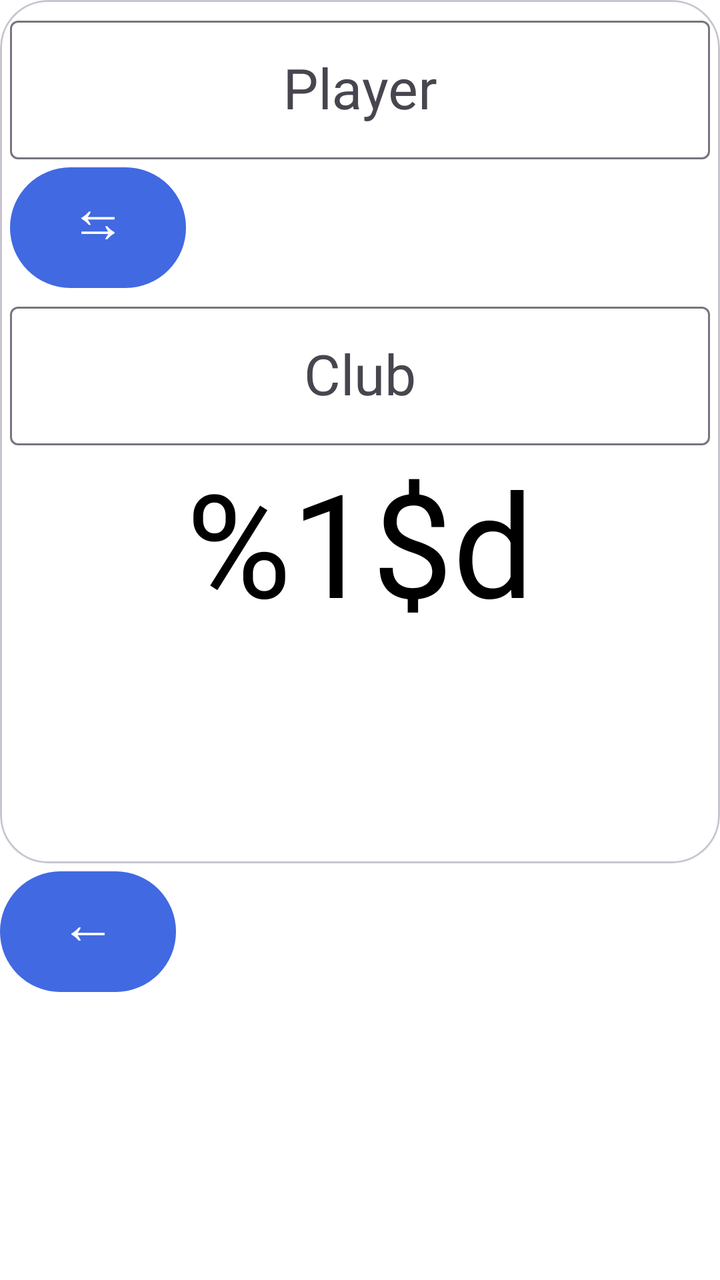
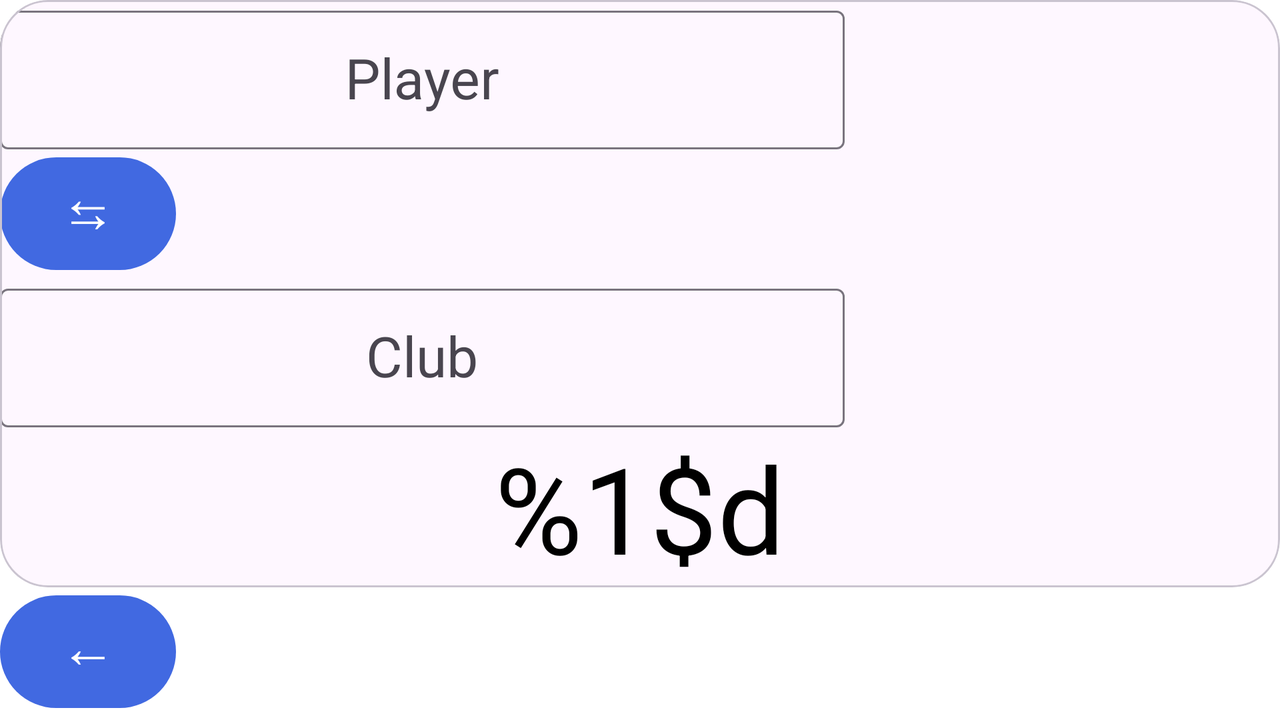

First picture: res/layout/ on a phone held upright. Second picture: the repository's own variant of that layout, on a device whose configuration matches the variant's folder. Source for both follows.
<!-- AndroidManifest.xml: application theme Theme.PocketTRacker -->
<!-- res/layout/fragment_player_left.xml -->
<?xml version="1.0" encoding="utf-8"?>
<RelativeLayout xmlns:android="http://schemas.android.com/apk/res/android"
    xmlns:app="http://schemas.android.com/apk/res-auto"
    xmlns:tools="http://schemas.android.com/tools"
    android:layout_width="match_parent"
    android:layout_height="match_parent"
    tools:context=".ui.PlayerFragment" >

    <com.google.android.material.card.MaterialCardView
        android:id="@+id/playerCard"
        android:layout_width="match_parent"
        android:layout_height="wrap_content"
        app:cardCornerRadius="@dimen/cardCornerRadius_large"
        android:backgroundTint="@color/playerCardBackgroundTint"
        android:layout_alignParentTop="true">

        <androidx.constraintlayout.widget.ConstraintLayout
            android:layout_width="match_parent"
            android:layout_height="match_parent"
            app:layout_constraintBottom_toBottomOf="parent"
            app:layout_constraintEnd_toEndOf="parent"
            app:layout_constraintStart_toStartOf="parent"
            app:layout_constraintTop_toTopOf="parent" >

            <RelativeLayout
                android:id="@+id/playerLayout"
                android:layout_width="0dp"
                android:layout_height="wrap_content"
                app:layout_constraintBottom_toTopOf="@+id/playerScore"
                app:layout_constraintEnd_toEndOf="parent"
                app:layout_constraintStart_toStartOf="parent"
                app:layout_constraintTop_toTopOf="parent"
                android:layout_marginStart="5dp"
                android:layout_marginTop="5dp"
                android:layout_marginEnd="5dp">

                <com.google.android.material.textfield.TextInputLayout
                    android:id="@+id/playerNameLayout"
                    android:layout_width="match_parent"
                    android:layout_height="wrap_content"
                    android:layout_alignParentTop="true"
                    android:hint="@string/player_name_hint">

                    <AutoCompleteTextView
                        android:id="@+id/playerName"
                        android:layout_width="match_parent"
                        android:layout_height="wrap_content"
                        android:gravity="center"
                        android:paddingTop="@dimen/autocompleteTextView_paddingTop"
                        android:paddingBottom="@dimen/autocompleteTextView_paddingBottom"
                        android:textSize="@dimen/playerFragment_inputTextSize" />

                </com.google.android.material.textfield.TextInputLayout>

                <com.google.android.material.button.MaterialButton
                    android:id="@+id/swapButton"
                    android:layout_width="wrap_content"
                    android:layout_height="wrap_content"
                    android:layout_below="@+id/playerNameLayout"
                    android:layout_alignParentStart="true"
                    android:paddingBottom="16dp"
                    android:text="@string/left_swap_string"
                    android:textSize="@dimen/textSize" />

                <com.google.android.material.textfield.TextInputLayout
                    android:id="@+id/playerClubLayout"
                    android:layout_width="match_parent"
                    android:layout_height="wrap_content"
                    android:layout_below="@+id/swapButton"
                    android:hint="@string/player_club_hint" >

                    <AutoCompleteTextView
                        android:id="@+id/playerClub"
                        android:layout_width="match_parent"
                        android:layout_height="wrap_content"
                        android:gravity="center"
                        android:paddingTop="@dimen/autocompleteTextView_paddingTop"
                        android:paddingBottom="@dimen/autocompleteTextView_paddingBottom"
                        android:textSize="@dimen/playerFragment_inputTextSize" />

                </com.google.android.material.textfield.TextInputLayout>

            </RelativeLayout>

            <com.google.android.material.textview.MaterialTextView
                android:id="@+id/playerScore"
                android:layout_width="0dp"
                android:layout_height="wrap_content"
                android:gravity="center"
                android:text="@string/player_score_format"
                android:textColor="@color/score_color"
                android:textSize="@dimen/score_textSize_playerfragment"
                app:layout_constraintBottom_toTopOf="@+id/playerStats_table"
                app:layout_constraintEnd_toEndOf="parent"
                app:layout_constraintStart_toStartOf="parent"
                app:layout_constraintTop_toBottomOf="@+id/playerLayout" />

            <TableLayout
                android:id="@+id/playerStats_table"
                android:layout_width="0dp"
                android:layout_height="wrap_content"
                android:layout_marginBottom="5dp"
                app:layout_constraintBottom_toBottomOf="parent"
                app:layout_constraintEnd_toEndOf="parent"
                app:layout_constraintStart_toStartOf="parent"
                app:layout_constraintTop_toBottomOf="@+id/playerScore">

                <com.google.android.material.textview.MaterialTextView
                    android:id="@+id/inningsPlayer_view"
                    android:layout_width="match_parent"
                    android:layout_height="wrap_content"
                    android:layout_weight="1"
                    android:gravity="center"
                    android:textSize="@dimen/textSize_playerfragment" />

                <com.google.android.material.textview.MaterialTextView
                    android:id="@+id/meanInningPlayer_view"
                    android:layout_width="match_parent"
                    android:layout_height="wrap_content"
                    android:layout_weight="1"
                    android:gravity="center"
                    android:textSize="@dimen/textSize_playerfragment" />


                <com.google.android.material.textview.MaterialTextView
                    android:id="@+id/maxRunPlayer_view"
                    android:layout_width="match_parent"
                    android:layout_height="wrap_content"
                    android:layout_weight="1"
                    android:gravity="center"
                    android:textSize="@dimen/textSize_playerfragment" />

                <com.google.android.material.textview.MaterialTextView
                    android:id="@+id/meanRunPlayer_view"
                    android:layout_width="match_parent"
                    android:layout_height="wrap_content"
                    android:layout_weight="1"
                    android:gravity="center"
                    android:textSize="@dimen/textSize_playerfragment" />

            </TableLayout>

        </androidx.constraintlayout.widget.ConstraintLayout>

    </com.google.android.material.card.MaterialCardView>

    <com.google.android.material.button.MaterialButton
        android:id="@+id/toOtherPlayerButton"
        android:layout_width="wrap_content"
        android:layout_height="wrap_content"
        android:layout_marginEnd="100dp"
        android:paddingBottom="16dp"
        android:text="@string/left_arrow_string"
        android:textSize="@dimen/textSize"
        android:layout_below="@id/playerCard"
        android:layout_alignParentStart="true"/>

</RelativeLayout>
<!-- resources referenced by this layout -->
<resources>
  <color name="playerCardBackgroundTint">@color/white</color>
  <color name="score_color">@color/text_color_selector</color>
  <dimen name="autocompleteTextView_paddingBottom">16dp</dimen>
  <dimen name="autocompleteTextView_paddingTop">16dp</dimen>
  <dimen name="cardCornerRadius_large">24dp</dimen>
  <dimen name="playerFragment_inputTextSize">28sp</dimen>
  <dimen name="score_textSize_playerfragment">72sp</dimen>
  <dimen name="textSize">28sp</dimen>
  <dimen name="textSize_playerfragment">20sp</dimen>
  <string name="left_arrow_string" translatable="false">\u2190</string>
  <string name="left_swap_string" translatable="false">\u21C6</string>
  <string name="player_club_hint">Club</string>
  <string name="player_name_hint">Player</string>
  <string name="player_score_format" translatable="false">@string/rawDigit_format</string>
  <color name="white">#FFFFFFFF</color>
  <color name="colorPrimary">@color/royalblue</color>
  <color name="colorVariantPrimary">@color/royalblue1</color>
  <color name="colorOnPrimary">@color/white</color>
  <color name="colorSecondary">@color/wooden</color>
  <color name="colorVariantSecondary">@color/chocolate</color>
  <color name="colorOnSecondary">@color/white</color>
  <color name="colorTertiary">@color/black</color>
  <color name="colorOnTertiary">@color/white</color>
  <color name="primaryContainer">@color/wooden</color>
  <color name="onPrimaryContainer">@color/white</color>
  <color name="secondaryContainer">@color/chocolate</color>
  <color name="onSecondaryContainer">@color/white</color>
  <color name="background">@color/white</color>
  <color name="onBackground">@color/black</color>
  <color name="statusBarColor">@color/wooden</color>
  <style name="Widget.BottomNavigation" parent="Widget.Material3.BottomNavigationView">
          <item name="android:background">@color/colorPrimary</item>
          <item name="itemIconTint">@color/colorOnPrimary</item>
          <item name="elevation">0dp</item>
          <item name="android:layout_gravity">start</item>
      </style>
  <style name="Widget.NavigationRailView" parent="Widget.Material3.NavigationRailView">
          <item name="android:background">@color/colorPrimary</item>
          <item name="itemIconTint">@color/colorOnPrimary</item>
          <item name="elevation">0dp</item>
          <item name="android:layout_gravity">start</item>
      </style>
  <style name="Widget.DropDown" parent="Widget.Material3.PopupMenu">
          <item name="android:popupBackground">@color/colorPrimary</item>
          <item name="android:dropDownVerticalOffset">0px</item>
      </style>
  <color name="royalblue">#4169e1</color>
  <color name="royalblue1">#4876ff</color>
  <color name="wooden">#a34e04</color>
  <color name="chocolate">#d2691e</color>
  <color name="black">#000000</color>
</resources>
<!-- res/layout-land/fragment_player_left.xml (the repository's variant of the layout above) -->
<!-- drawn on the phone turned sideways -->
<?xml version="1.0" encoding="utf-8"?>
<RelativeLayout xmlns:android="http://schemas.android.com/apk/res/android"
    xmlns:app="http://schemas.android.com/apk/res-auto"
    xmlns:tools="http://schemas.android.com/tools"
    android:layout_width="match_parent"
    android:layout_height="match_parent"
    tools:context=".PlayerFragment">

    <com.google.android.material.card.MaterialCardView
        android:id="@+id/playerCard"
        android:layout_width="match_parent"
        android:layout_height="wrap_content"
        app:cardCornerRadius="24dp"
        app:layout_constraintBottom_toTopOf="@+id/toOtherPlayerButton"
        app:layout_constraintEnd_toEndOf="parent"
        app:layout_constraintStart_toStartOf="parent"
        app:layout_constraintTop_toTopOf="parent">

        <androidx.constraintlayout.widget.ConstraintLayout
            android:layout_width="match_parent"
            android:layout_height="match_parent"
            app:layout_constraintBottom_toBottomOf="parent"
            app:layout_constraintEnd_toEndOf="parent"
            app:layout_constraintStart_toStartOf="parent"
            app:layout_constraintTop_toTopOf="parent">

            <RelativeLayout
                android:id="@+id/playerLayout"
                android:layout_width="0dp"
                android:layout_height="wrap_content"
                app:layout_constraintBottom_toTopOf="@+id/playerScore"
                app:layout_constraintEnd_toEndOf="@+id/guideline"
                app:layout_constraintStart_toStartOf="parent"
                app:layout_constraintTop_toTopOf="parent" >

                <com.google.android.material.textfield.TextInputLayout
                    android:id="@+id/playerNameLayout"
                    android:layout_width="match_parent"
                    android:layout_height="wrap_content"
                    android:hint="@string/player_name_hint"
                    android:layout_alignParentTop="true" >

                    <AutoCompleteTextView
                        android:id="@+id/playerName"
                        android:layout_width="match_parent"
                        android:layout_height="wrap_content"
                        android:gravity="center"
                        android:paddingTop="@dimen/autocompleteTextView_paddingTop"
                        android:paddingBottom="@dimen/autocompleteTextView_paddingBottom"
                        android:textSize="@dimen/playerFragment_inputTextSize" />

                </com.google.android.material.textfield.TextInputLayout>


                <com.google.android.material.button.MaterialButton
                    android:id="@+id/swapButton"
                    android:layout_width="wrap_content"
                    android:layout_height="wrap_content"
                    android:paddingBottom="12dp"
                    android:text="@string/left_swap_string"
                    android:textSize="@dimen/textSize"
                    android:layout_below="@+id/playerNameLayout"
                    android:layout_alignParentStart="true" />

                <com.google.android.material.textfield.TextInputLayout
                    android:id="@+id/playerClubLayout"
                    android:layout_width="match_parent"
                    android:layout_height="wrap_content"
                    android:hint="@string/player_club_hint"
                    android:layout_below="@id/swapButton" >

                    <AutoCompleteTextView
                        android:id="@+id/playerClub"
                        android:layout_width="match_parent"
                        android:layout_height="wrap_content"
                        android:gravity="center"
                        android:paddingTop="@dimen/autocompleteTextView_paddingTop"
                        android:paddingBottom="@dimen/autocompleteTextView_paddingBottom"
                        android:textSize="@dimen/playerFragment_inputTextSize" />

                </com.google.android.material.textfield.TextInputLayout>

            </RelativeLayout>

            <com.google.android.material.textview.MaterialTextView
                android:id="@+id/playerScore"
                android:layout_width="0dp"
                android:layout_height="wrap_content"
                android:gravity="center"
                android:text="@string/player_score_format"
                android:textColor="@color/score_color"
                android:textSize="60sp"
                app:layout_constraintBottom_toBottomOf="parent"
                app:layout_constraintEnd_toEndOf="parent"
                app:layout_constraintStart_toStartOf="parent"
                app:layout_constraintTop_toBottomOf="@+id/playerLayout" />

            <TableLayout
                android:id="@+id/playerStats_table"
                android:layout_width="0dp"
                android:layout_height="wrap_content"
                app:layout_constraintBottom_toTopOf="@+id/playerScore"
                app:layout_constraintEnd_toEndOf="parent"
                app:layout_constraintStart_toStartOf="@+id/guideline"
                app:layout_constraintTop_toTopOf="parent">

                <com.google.android.material.textview.MaterialTextView
                    android:id="@+id/inningsPlayer_view"
                    android:layout_width="match_parent"
                    android:layout_height="wrap_content"
                    android:layout_weight="1"
                    android:gravity="center"
                    android:textSize="@dimen/textSize" />

                <com.google.android.material.textview.MaterialTextView
                    android:id="@+id/meanInningPlayer_view"
                    android:layout_width="match_parent"
                    android:layout_height="wrap_content"
                    android:layout_weight="1"
                    android:gravity="center"
                    android:textSize="@dimen/textSize" />


                <com.google.android.material.textview.MaterialTextView
                    android:id="@+id/maxRunPlayer_view"
                    android:layout_width="match_parent"
                    android:layout_height="wrap_content"
                    android:layout_weight="1"
                    android:gravity="center"
                    android:textSize="@dimen/textSize" />

                <com.google.android.material.textview.MaterialTextView
                    android:id="@+id/meanRunPlayer_view"
                    android:layout_width="match_parent"
                    android:layout_height="wrap_content"
                    android:layout_weight="1"
                    android:gravity="center"
                    android:textSize="@dimen/textSize" />

            </TableLayout>

            <androidx.constraintlayout.widget.Guideline
                android:id="@+id/guideline"
                android:layout_width="wrap_content"
                android:layout_height="wrap_content"
                android:orientation="vertical"
                app:layout_constraintGuide_percent="0.66" />

        </androidx.constraintlayout.widget.ConstraintLayout>

    </com.google.android.material.card.MaterialCardView>

    <com.google.android.material.button.MaterialButton
        android:id="@+id/toOtherPlayerButton"
        android:layout_width="wrap_content"
        android:layout_height="wrap_content"
        android:layout_marginEnd="100dp"
        android:paddingBottom="12dp"
        android:text="@string/left_arrow_string"
        android:textSize="@dimen/textSize"
        android:layout_below="@id/playerCard"
        android:layout_alignParentStart="true"/>

</RelativeLayout>
<!-- resources referenced by the variant -->
<!-- as the phone turned sideways resolves them -->
<resources>
  <color name="score_color">@color/text_color_selector</color>
  <dimen name="autocompleteTextView_paddingBottom">16dp</dimen>
  <dimen name="autocompleteTextView_paddingTop">16dp</dimen>
  <dimen name="playerFragment_inputTextSize">28sp</dimen>
  <dimen name="textSize">28sp</dimen>
  <string name="left_arrow_string" translatable="false">\u2190</string>
  <string name="left_swap_string" translatable="false">\u21C6</string>
  <string name="player_club_hint">Club</string>
  <string name="player_name_hint">Player</string>
  <string name="player_score_format" translatable="false">@string/rawDigit_format</string>
  <color name="colorPrimary">@color/royalblue</color>
  <color name="colorVariantPrimary">@color/royalblue1</color>
  <color name="colorOnPrimary">@color/white</color>
  <color name="colorSecondary">@color/wooden</color>
  <color name="colorVariantSecondary">@color/chocolate</color>
  <color name="colorOnSecondary">@color/white</color>
  <color name="colorTertiary">@color/black</color>
  <color name="colorOnTertiary">@color/white</color>
  <color name="primaryContainer">@color/wooden</color>
  <color name="onPrimaryContainer">@color/white</color>
  <color name="secondaryContainer">@color/chocolate</color>
  <color name="onSecondaryContainer">@color/white</color>
  <color name="background">@color/white</color>
  <color name="onBackground">@color/black</color>
  <color name="statusBarColor">@color/wooden</color>
  <style name="Widget.BottomNavigation" parent="Widget.Material3.BottomNavigationView">
          <item name="android:background">@color/colorPrimary</item>
          <item name="itemIconTint">@color/colorOnPrimary</item>
          <item name="elevation">0dp</item>
          <item name="android:layout_gravity">start</item>
      </style>
  <style name="Widget.NavigationRailView" parent="Widget.Material3.NavigationRailView">
          <item name="android:background">@color/colorPrimary</item>
          <item name="itemIconTint">@color/colorOnPrimary</item>
          <item name="elevation">0dp</item>
          <item name="android:layout_gravity">start</item>
      </style>
  <style name="Widget.DropDown" parent="Widget.Material3.PopupMenu">
          <item name="android:popupBackground">@color/colorPrimary</item>
          <item name="android:dropDownVerticalOffset">0px</item>
      </style>
  <color name="royalblue">#4169e1</color>
  <color name="royalblue1">#4876ff</color>
  <color name="white">#FFFFFFFF</color>
  <color name="wooden">#a34e04</color>
  <color name="chocolate">#d2691e</color>
  <color name="black">#000000</color>
</resources>
